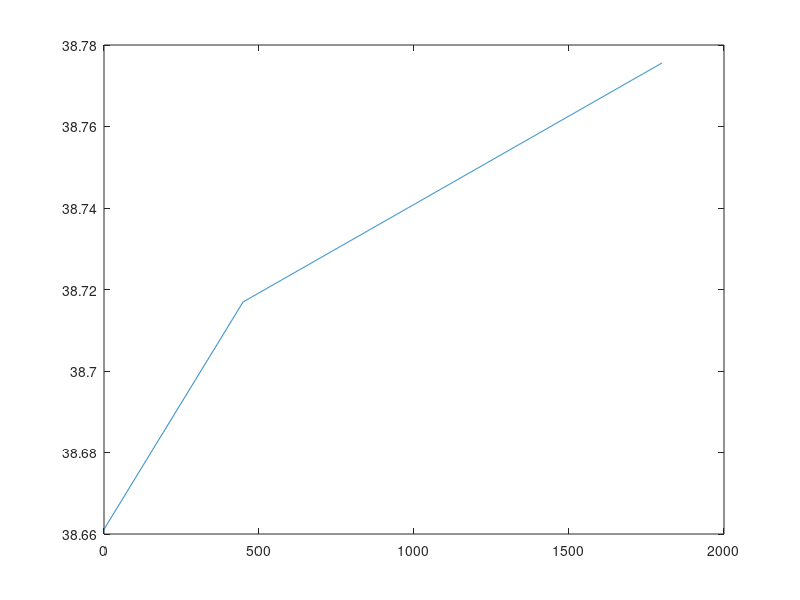

This figure's MATLAB source:
lon_start = 38.661029;
lat_start = -9.202821;
alt_start = 550;

lon_7 = 38.7185;
lat_7 = -9.169229;
alt_7 = tan(3*pi/180)*7000;

lon_7 = 38.717;
lat_7 = -9.168;
alt_7 = tan(3*pi/180)*7000;

lon_aero = 38.77559;
lat_aero = -9.13536;
alt_aero = 0;

len_data = 1800;
len_7 = 450;

lon = 0:len_data;
lat = 0:len_data;
alt = 0:len_data;
x = 0:len_data;
dist = 0:len_data;

pitch = 0:len_data;
roll = 0:len_data;
yaw = 0:len_data;

for k = 1:len_data+1
    if (k <= len_7)
        lon(k) = lon_start+(lon_7-lon_start)/(len_7)*k;
        lat(k) = lat_start+(lat_7-lat_start)/(len_7)*k;
        alt(k) = alt_start+(alt_7-alt_start)/(len_7)*k;
    else
        lon(k) = lon_7+(lon_aero-lon_7)/(len_data-len_7)*(k-len_7-1);
        lat(k) = lat_7+(lat_aero-lat_7)/(len_data-len_7)*(k-len_7-1);
        alt(k) = alt_7+(alt_aero-alt_7)/(len_data-len_7)*(k-len_7-1);
    end
    
    pitch(k) = 5;
    roll(k) = 0;
    yaw(k) = 25;

    fi1 = lat(k)*pi/180;
    fi2 = lat_aero*pi/180;
    delta_fi = (lat_aero-lat(k))*pi/180;
    delta_lambda = (lon_aero-lon(k))*pi/180;
    a = sin(delta_fi/2)*sin(delta_fi/2)+cos(fi1)*cos(fi2)*sin(delta_lambda/2)*sin(delta_lambda/2);
    c = 2*atan(sqrt(a)/sqrt(1-a));
    dist(k) = 6371*c;
end
close all;
plot(x,lon);
%hold on;
%hline = refline([0 alt_7]);
%hline.Color = 'r';

A = [lon;lat;alt;pitch;roll;yaw];
fileID = fopen('C:\Users\paulo\Dropbox\SAInt\ILS\client_dummy\sideways_1.5deg.txt','w');
fprintf(fileID,'%f;%f;%f;%d;%d;%d\r\n',A);
fclose(fileID);







